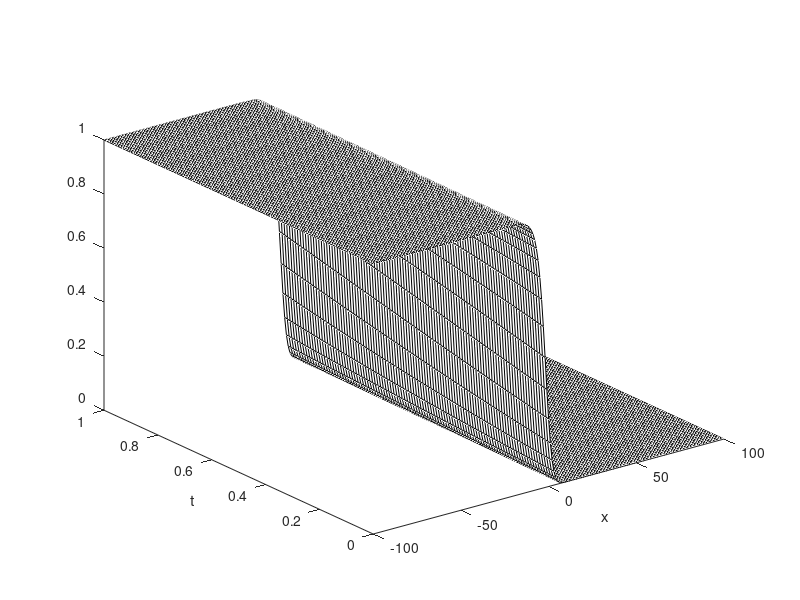

Reproduce this figure in MATLAB. (Note: this script raises an error after producing the figure.)
% Stephanie Klumpe
% Midterm
% Problem 2i

clear
close all
clc
[X,T] = meshgrid(-100:100,0:0.010:1);

u = zeros(101,101);

for i = 1:length(X)

  u = (1+exp(X/sqrt(6) - 5*T/6)).^(-2);
  u = [;,u];

end

figure
mesh(X,T,u), colormap(1e-6*[1 1 1]);
xlabel x, ylabel t, grid off

print('-dpng', 'problem2i1.png')

[t,x] = ode45(@vdp1,[0 100],[1; -0.00001]);

figure
plot(t,x(:,1),'-o',t,x(:,2),'-o')

print('-dpng', 'problem2i2.png')

function dydt = vdp1(t,y)
  c = 5/sqrt(6);

  dydt = [y(2); -c*y(2)-y(1)*(1-y(1))];
end
